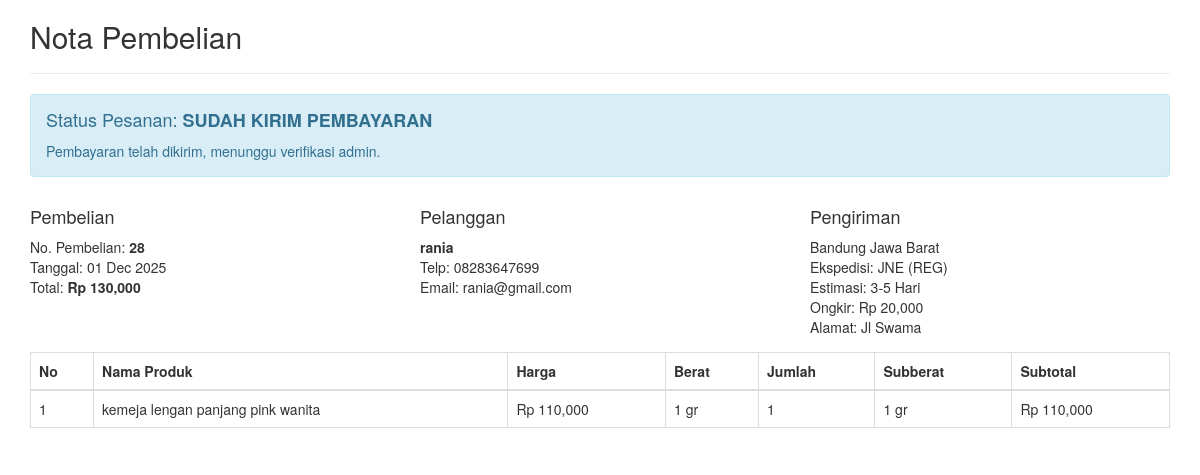
The page /nota.php?id=28 (signed in) on the database its author committed.
### tables this page shows
CREATE TABLE `pembelian` (
  `id_pembelian` int(11) NOT NULL,
  `id_pelanggan` int(11) NOT NULL,
  `tanggal_pembelian` date NOT NULL,
  `total_pembelian` int(11) NOT NULL,
  `alamat_pengiriman` text NOT NULL,
  `status_pembelian` enum('pending','sudah kirim pembayaran','dibayar','dikemas','dikirim','selesai','batal') NOT NULL DEFAULT 'pending',
  `resi_pengiriman` varchar(50) NOT NULL,
  `totalberat` int(11) NOT NULL,
  `provinsi` varchar(255) NOT NULL,
  `distrik` varchar(255) NOT NULL,
  `tipe` varchar(255) NOT NULL,
  `kodepos` varchar(255) NOT NULL,
  `ekspedisi` varchar(255) NOT NULL,
  `paket` varchar(255) NOT NULL,
  `ongkir` int(11) NOT NULL,
  `estimasi` varchar(255) NOT NULL
);

CREATE TABLE `pelanggan` (
  `id_pelanggan` int(11) NOT NULL,
  `email_pelanggan` varchar(100) NOT NULL,
  `password_pelanggan` varchar(50) NOT NULL,
  `nama_pelanggan` varchar(100) NOT NULL,
  `telepon_pelanggan` varchar(100) NOT NULL,
  `alamat_pelanggan` text NOT NULL
);

CREATE TABLE `pembelian_produk` (
  `id_pembelian_produk` int(11) NOT NULL,
  `id_pembelian` int(11) NOT NULL,
  `id_produk` int(11) NOT NULL,
  `jumlah` int(11) NOT NULL,
  `ukuran` varchar(10) NOT NULL,
  `nama` varchar(100) NOT NULL,
  `harga` int(11) NOT NULL,
  `berat` int(11) NOT NULL,
  `subberat` int(11) NOT NULL,
  `subharga` int(11) NOT NULL
);

### nota.php (the view, shortened to what this page needs)
<?php
include 'koneksi.php';
$ambil = $koneksi->query("
    SELECT * FROM pembelian
    JOIN pelanggan ON pembelian.id_pelanggan = pelanggan.id_pelanggan
    WHERE pembelian.id_pembelian = '$_GET[id]'
");
$detail = $ambil->fetch_assoc();
?>
<!DOCTYPE html>
<html>
<head>
    <link rel="stylesheet" href="admin/assets/css/bootstrap.css">
</head>
<body>
<div class="container">
    <h2>Nota Pembelian</h2>
    <hr>
    <div class="alert alert-info">
        <h4>Status Pesanan: <b><?= strtoupper($detail['status_pembelian']); ?></b></h4>
        <p>
        <?php
        $s = $detail['status_pembelian'];
        if ($s == 'pending') echo "Menunggu pembayaran dari pembeli.";
        elseif ($s == 'sudah kirim pembayaran') echo "Pembayaran telah dikirim, menunggu verifikasi admin.";
        elseif ($s == 'dibayar') echo "Pembayaran telah diverifikasi. Pesanan segera dikemas.";
        elseif ($s == 'dikemas') echo "Pesanan sedang dikemas oleh penjual.";
        elseif ($s == 'dikirim') echo "Pesanan sedang dalam perjalanan.";
        elseif ($s == 'selesai') echo "Pesanan telah selesai. Terima kasih telah berbelanja!";
        elseif ($s == 'batal') echo "Pesanan dibatalkan.";
        ?>
        </p>
    </div>
    <div class="row" style="margin-bottom: 15px;">
        <div class="col-md-4">
            <h4>Pembelian</h4>
            No. Pembelian: <b><?= $detail['id_pembelian']; ?></b><br>
            Tanggal: <?= date("d M Y", strtotime($detail['tanggal_pembelian'])); ?><br>
            Total: <b>Rp <?= number_format($detail['total_pembelian']); ?></b>
        </div>
        <div class="col-md-4">
            <h4>Pelanggan</h4>
            <b><?= $detail['nama_pelanggan']; ?></b><br>
            Telp: <?= $detail['telepon_pelanggan']; ?><br>
            Email: <?= $detail['email_pelanggan']; ?>
        </div>
        <div class="col-md-4">
            <h4>Pengiriman</h4>
            <?= $detail['tipe']; ?> <?= $detail['distrik']; ?> <?= $detail['provinsi']; ?><br>
            Ekspedisi: <?= $detail['ekspedisi']; ?> (<?= $detail['paket']; ?>)<br>
            Estimasi: <?= $detail['estimasi']; ?><br>
            Ongkir: Rp <?= number_format($detail['ongkir']); ?><br>
            Alamat: <?= $detail['alamat_pengiriman']; ?>
        </div>
    </div>
    <table class="table table-bordered">
        <thead>
            <tr>
                <th>No</th><th>Nama Produk</th><th>Harga</th>
                <th>Berat</th><th>Jumlah</th><th>Subberat</th><th>Subtotal</th>
            </tr>
        </thead>
        <tbody>
        <?php
        $no = 1;
        $produk = $koneksi->query("SELECT * FROM pembelian_produk WHERE id_pembelian='$_GET[id]'");
        while ($p = $produk->fetch_assoc()):
        ?>
        <tr>
            <td><?= $no++; ?></td>
            <td><?= $p['nama']; ?></td>
            <td>Rp <?= number_format($p['harga']); ?></td>
            <td><?= $p['berat']; ?> gr</td>
            <td><?= $p['jumlah']; ?></td>
            <td><?= $p['subberat']; ?> gr</td>
            <td>Rp <?= number_format($p['subharga']); ?></td>
        </tr>
        <?php endwhile; ?>
        </tbody>
    </table>
</div>
</body>
</html>

### rows shown on the page
pembelian: status_pembelian "SUDAH KIRIM PEMBAYARAN", id_pembelian "28", tanggal_pembelian "01 Dec 2025", total_pembelian "130,000", id_pelanggan.nama_pelanggan "rania", id_pelanggan.telepon_pelanggan "08283647699", id_pelanggan.email_pelanggan "rania@gmail.com", distrik "Bandung", provinsi "Jawa Barat", ekspedisi "JNE", paket "REG", estimasi "3-5 Hari", ongkir "20,000", alamat_pengiriman "Jl Swama"
pembelian_produk: nama "kemeja lengan panjang pink wanita", harga "110,000", berat "1", jumlah "1", subberat "1", subharga "110,000"
